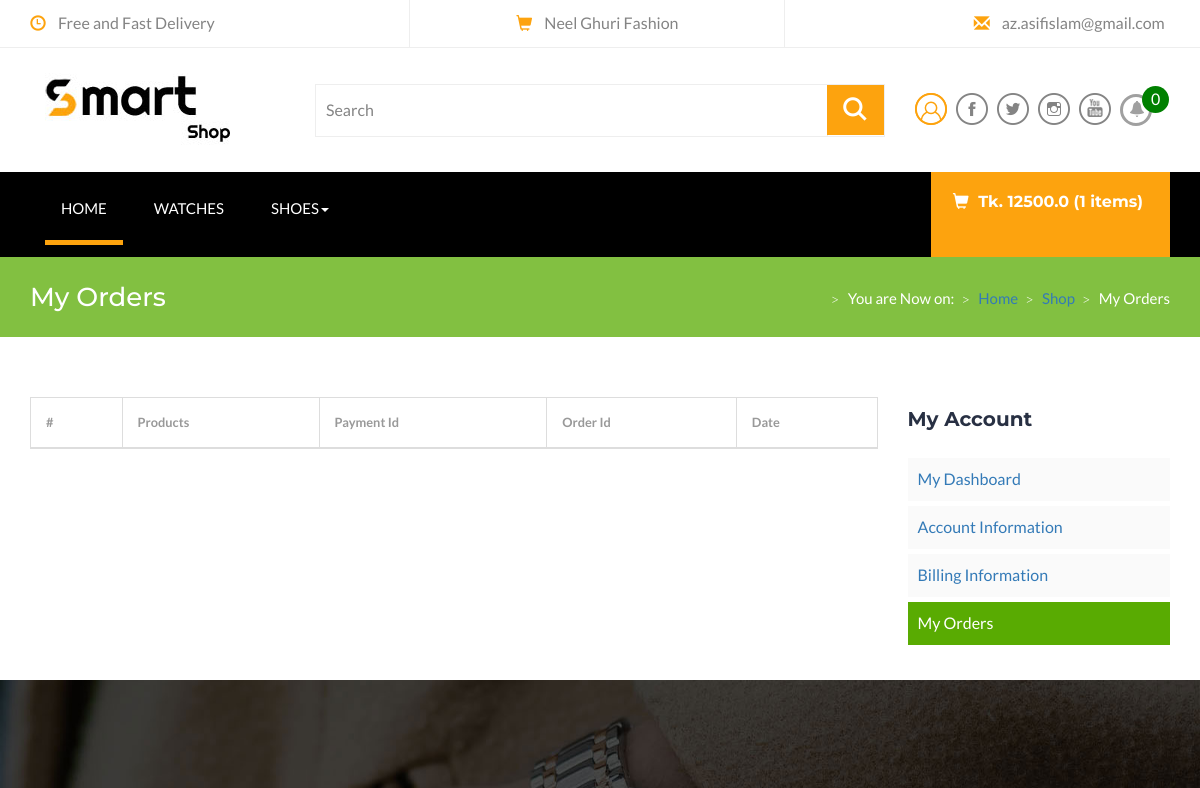
The page /account/profile/ (signed in, upper part) on the database as committed earlier.
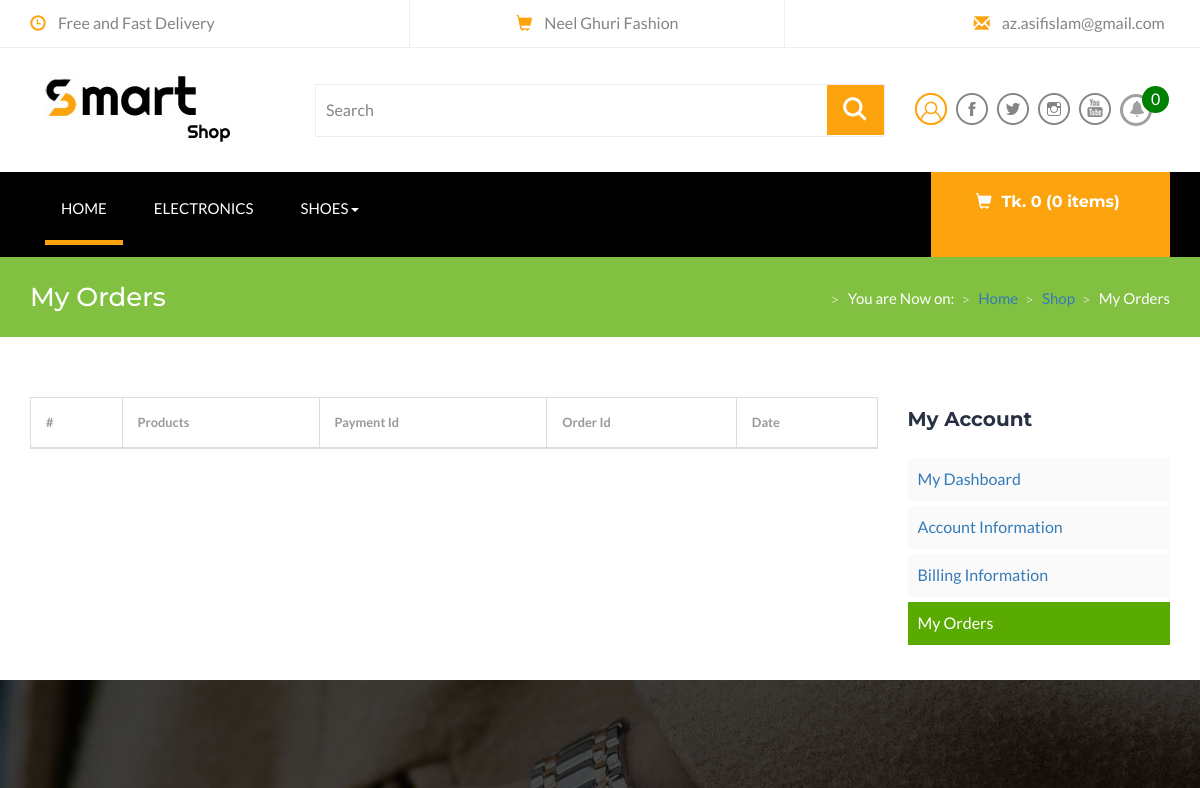
The same page on the database as committed later.
### store/models.py (models this page shows, shortened)
class Category(models.Model):
    name=models.CharField(max_length=50,blank=False,null=False)
    image = models.ImageField(upload_to='category',blank=True,null=True)
    parent=models.ForeignKey("self",related_name="children", on_delete=models.CASCADE,max_length=50,blank=True,null=True)
    createddate=models.DateField(auto_now_add=True)
    class Meta:
        ordering=['-createddate']
        verbose_name_plural="Categories"

class Product(models.Model):
    name = models.CharField(max_length=250,blank=False,null=False)
    category=models.ForeignKey(Category, related_name="category", on_delete=models.CASCADE)
    preview_desc = models.CharField(max_length=255,verbose_name="Sort decription")
    description = models.TextField(max_length=1000,verbose_name="Decription")
    images=models.ImageField(upload_to='products', blank=False,null=False)
    price = models.FloatField()
    old_price=models.FloatField(default=0.00,blank=True,null=True)
    is_stock=models.BooleanField(default=True)
    slug=models.SlugField(unique=True)
    createdate=models.DateTimeField(auto_now_add=True)
    class Meta:
        ordering=['-createdate']

### account/models.py (models this page shows, shortened)
class User(AbstractBaseUser,PermissionsMixin):
    USER_TYPE=(
        ('visitor','visitor'),
        ('developer','developer'),
    )
    email=models.EmailField(unique=True, max_length=50)
    username=models.CharField(unique=True, max_length=100)
    REQUIRED_FIELDS=['username']
    USERNAME_FIELD='email'
    user_type=models.CharField(choices=USER_TYPE, max_length=100,default=USER_TYPE[0])
    is_staff=models.BooleanField(default=False)
    is_superuser=models.BooleanField(default=False)
    is_active=models.BooleanField(default=False)
    is_verify=models.BooleanField(default=False)
    objects=CustomManager()

### order/models.py (models this page shows, shortened)
class Order(models.Model):
    PAYMENT_METHOD=(
        ('Cash on Delivery','Cash on Delivery'),
        ('PayPal','PayPal'),
        ('SSLcommerz','SSLcommerz'),
    )
    user = models.ForeignKey(User, on_delete=models.CASCADE)
    orderitems= models.ManyToManyField(Cart)
    ordered=models.BooleanField(default=False)
    created=models.DateField(auto_now_add=True)
    paymentId=models.CharField(max_length=250,blank=True,null=True)
    orderId=models.CharField(max_length=250,blank=True,null=True)
    payment_method=models.CharField(max_length=30,choices=PAYMENT_METHOD,default='Cash on Delivery')
    def get_totals(self):
        total=0
        for order_item in self.orderitems.all():
            if order_item.variation_total():
                total+= float(order_item.variation_total())
            elif order_item.variationPriceOfSingleProduct():
                total+= float(order_item.variationPriceOfSingleProduct())
            else:
                total += float(order_item.get_total())
        return total

class Cart(models.Model):
    user = models.ForeignKey(User, related_name='cart', on_delete=models.CASCADE)
    item=models.ForeignKey(Product, on_delete=models.CASCADE)
    quantity=models.IntegerField(default=1)
    size=models.CharField(max_length=50,blank=True,null=True)
    color=models.CharField(max_length=100,blank=True,null=True)
    purchased=models.BooleanField(default= False)
    createdate=models.DateField(auto_now_add=True)
    updatedate=models.DateField(auto_now=True)
    def get_total(self):
        total=self.item.price*self.quantity
        float_total= format(total,'0.2f')
        return float_total
    def variationPriceOfSingleProduct(self):
        sizes=VariationValue.objects.filter(variation='size',product=self.item)
        colors=VariationValue.objects.filter(variation='color',product=self.item)
    def variation_total(self):
        sizes=VariationValue.objects.filter(variation='size',product=self.item)
        colors=VariationValue.objects.filter(variation='color',product=self.item)

### notification/models.py (models this page shows, shortened)
class UserObject(models.Model):
    user=models.OneToOneField(User,on_delete=models.CASCADE)
    createdate=models.DateTimeField(auto_now_add=True)

### account/views.py (the view, shortened to what this page needs)
# urls.py: path("profile/", views.profileViews.as_view(), name="profile"),
class profileViews(TemplateView):
    def get(self,request,*args, **kwargs):
        orders=Order.objects.filter(user=request.user,ordered=True)
        context={
            'orders':orders,
        }
        return render (request,'frontend/profile.html',context)

### notification/templatetags/notificationtags.py (called while the page is built)
@register.filter
def Notification(user):
    if user.is_authenticated:
        user_obj=UserObject.objects.get(user=user)
        notification=Notifications.objects.filter(userobj=user_obj,is_read=False).order_by('-id')
        if notification.exists():
            return notification
        else:
            return None
    else:
        return None

@register.filter
def CountNotification(user):
    if user.is_authenticated:
        user_obj=UserObject.objects.get(user=user)
        notification=Notifications.objects.filter(userobj=user_obj,is_read=False)
        if notification.exists():
            return notification.count()
        else:
            return 0
    else:
        return 0

### order/templatetags/cart_product.py (called while the page is built)
@register.filter
def cart_total(user):
    total=Order.objects.filter(user=user,ordered=False)
    if total.exists():
        return total[0].get_totals()
    else:
        0

@register.filter
def cart_count(user):
    total_item=Order.objects.filter(user=user,ordered=False)
    if total_item.exists():
            return total_item[0].orderitems.count()
    else:
        0

### store/templatetags/category.py (called while the page is built)
@register.filter
def category(user):
        cat=Category.objects.filter(parent=None)
        return cat

### templates/frontend/profile.html (shortened to what this page needs)
{% extends 'base.html' %}
{% block main_cotents %}
<section id="main">
    <div class="breadcrumb-wrapper">
        <div class="pattern-overlay">
            <div class="container">
                <div class="row">
                    <div class="col-lg-6 col-md-6 col-xs-12 col-sm-6">
                        <h2 class="title">My Orders</h2>
                    </div>
                    <div class="col-lg-6 col-md-6 col-xs-12 col-sm-6">
                        <div class="breadcrumbs pull-right">
                            <ul>
                                <li>You are Now on:</li>
                                <li><a href="index-2.html">Home</a></li>
                                <li><a href="shop.html">Shop</a></li>
                                <li>My Orders</li>
                            </ul>
                        </div>
                    </div>
                </div>
            </div>
        </div>
    </div>
    <div class="content margin-top60 margin-bottom60">
        <div class="container">
            <div class="row">
                <div class="col-sm-9 col-md-9 col-lg-9">
                    <div class="my-account">
                        <div class="table-responsive">
                            <table class="table table-striped table-responsive table-bordered text-left my-orders-table">
                                <thead>
                                    <tr class="first last">
                                        <th>#</th>
                                        <th>Products</th>
                                        <th>Payment Id</th>
                                        <th>Order Id</th>
                                        <th>Date</th>
                                    </tr>
                                </thead>
                            </table>
                        </div>
                    </div>
                </div>
                <div id="sidebar" class="sidebar col-sm-3 col-md-3 col-lg-3">
                    <div class="widget">
                        <h3>My Account</h3>
                        <div id="sidebar-nav">
                            <ul class="sidebar-nav">
                                <li>
                                    <a href="{% url 'account:profile' %}">My Dashboard</a>
                                </li>
                                <li>
                                    <a href="{% url 'account:my-account-information' %}">Account Information</a>
                                </li>
                                <li>
                                    <a  href="{% url 'account:my-billing-information' %}">Billing Information</a>
                                </li>
                                <li class="active">
                                    <a style="color:#fff" href="{% url 'account:profile' %}">My Orders</a>
                                </li>
                            </ul>
                        </div>
                    </div>
                </div>
            </div>
        </div>
    </div>
</section>
{% endblock %}

### templates/base.html (shortened to what the changed rows need)
<!DOCTYPE html>
<html>
<head>
{% load category %}
{% load cart_product %}
{% load companyInfo %}
{% load notificationtags %}
{% load static %}
<link href="{% static 'assets/css/bootstrap.css' %}" rel="stylesheet" type="text/css" media="all" />
<link rel="stylesheet" href="{% static 'assets/css/flexslider.css' %}" type="text/css" media="screen" />
<link href="{% static 'assets/css/style.css' %}" rel="stylesheet" type="text/css" media="all" />
<link href="{% static '/css/pignose.layerslider.css' %}" rel="stylesheet" type="text/css' %}" media="all" />
</head>
<body>
<div class="header-bot">
	<div class="container">
		<div class="col-md-3 header-left">
			<h1>
				<a href="{% url 'store:index' %}"><img src="{{ request|companyLogo  }}"></a>
			</h1>
		</div>
		<div class="col-md-3 header-right footer-bottom">
			<ul>
				<li class="dropdown-toggle" data-toggle="dropdown" aria-haspopup="true" aria-expanded="false">
					<a  title="Notifications" style="border:3px solid #A0A0A0;color:#A0A0A0;padding:5px 6px;border-radius:47px;overflow:hidden"
					class="glyphicon glyphicon-bell" href="{{ request|youtube  }}"></a>
					<span style="background: green;
					padding: 2px 9px;
					color: #fff;
					border-radius: 34px;
					margin-top: -39px;
					overflow: hidden;
					z-index: 4;
					position: absolute;
					margin-left: -10px;"
					>{{request.user|CountNotification}}</span>
				</li>
			</ul>
		</div>
	</div>
</div>
<div class="ban-top">
	<div class="container">
		<div class="top_nav_left">
			<nav class="navbar navbar-default">
			  <div class="container-fluid">
				<div class="collapse navbar-collapse menu--shylock" id="bs-example-navbar-collapse-1">
				  <ul class="nav navbar-nav menu__list">
					{% for cat in request.user|category %}
						{% if not cat.children.all %}
					<li class=" menu__item"><a class="menu__link" href="electronics.html">{{cat.name}}</a></li>
					{% endif%}
					{% endfor %}
				  </ul>
				</div>
			  </div>
			</nav>
		</div>
		<div class="top_nav_right">
			<div class="cart box_1">
					<a href="{% url 'order:cart' %}">
						{% if request.user.is_authenticated %}
						<h3> <div class="total">
								<i class="glyphicon glyphicon-shopping-cart" aria-hidden="true"></i>
								Tk. {{ request.user|cart_total}} ({{ request.user|cart_count}} items)
							</div>
						</h3>
						<p><a href="javascript:;" class="simpleCart_empty">&nbsp;</a></p>
						{% endif %}
					</a>
			</div>
		</div>
	</div>
</div>
{% block main_cotents %} {% endblock main_cotents %}
</body>
</html>

Rows that differ between the two databases and show on the page:
computed for User: user|cart_total "12500.0" → "0"; user|cart_count "1" → "0"
changed Category: name "WATCHES" → "ELECTRONICS"
